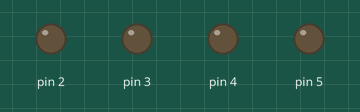
This sketch was run on a simulated Arduino Uno, built with avr-gcc and run on an emulated ATmega328P. On the bench: output pins drawn as LEDs (lit = HIGH).

Above: at 0.4 s.
At 0.9 s:
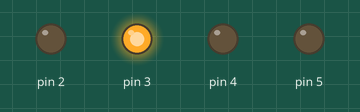
At 1.3 s:
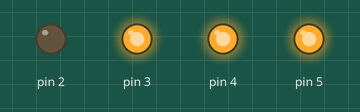
At 2.1 s:
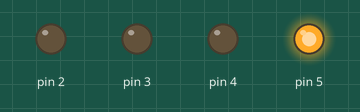
At 2.7 s:
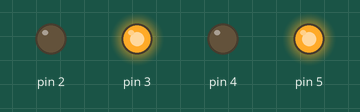
At 3.5 s:
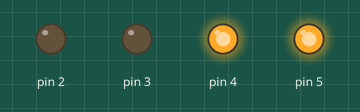
Timing chart, 0 to 3.8 s (numbered marks = the images above):
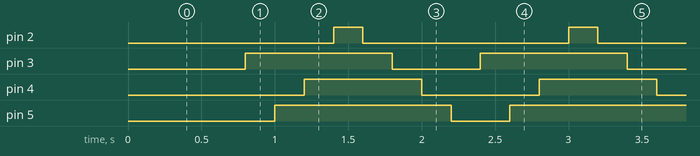

Measured:
- by itself, pin 2: alternates HIGH for 0.20 s and LOW for 1.4 s
- by itself, pin 3: alternates HIGH for 1.0 s and LOW for 0.60 s
- by itself, pin 4: alternates HIGH for 0.80 s and LOW for 0.80 s
- by itself, pin 5: alternates HIGH for 1.2 s and LOW for 0.40 s

The sketch:

Sketch.ino
```cpp
void setup() {
  // put your setup code here, to run once:
  pinMode(2, OUTPUT);
  pinMode(3, OUTPUT);
  pinMode(4, OUTPUT);
  pinMode(5, OUTPUT);
}

void loop() {
  // put your main code here, to run repeatedly:
  digitalWrite(2, LOW);         // "LOW" INSTEAD OF "HIGH" BECAUSE NO GROUND CABLE IS USED.
  delay(200);
  digitalWrite(3, LOW);
  delay(200);
  digitalWrite(4, LOW);
  delay(200);
  digitalWrite(5, LOW);
  delay(200);
  digitalWrite(3, HIGH);        // Vice versa. See above comment.
  delay(200);
  digitalWrite(5, HIGH);
  delay(200);
  digitalWrite(4, HIGH);
  delay(200);
  digitalWrite(2, HIGH);
  delay(200);
}
```
